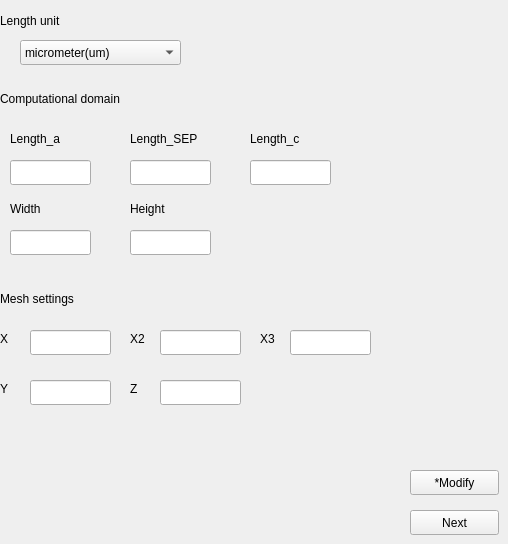
   <widget class="QWidget" name="tab">
    <attribute name="title">
     <string>Geometry-&gt;</string>
    </attribute>
    <widget class="QComboBox" name="unit_select_box">
     <property name="geometry">
      <rect>
       <x>20</x>
       <y>40</y>
       <width>161</width>
       <height>25</height>
      </rect>
     </property>
     <item>
      <property name="text">
       <string>micrometer(um)</string>
      </property>
     </item>
     <item>
      <property name="text">
       <string>millimeter(mm)</string>
      </property>
     </item>
     <item>
      <property name="text">
       <string>meter(m)</string>
      </property>
     </item>
    </widget>
    <widget class="QLabel" name="label">
     <property name="geometry">
      <rect>
       <x>0</x>
       <y>10</y>
       <width>141</width>
       <height>21</height>
      </rect>
     </property>
     <property name="text">
      <string>Length unit</string>
     </property>
    </widget>
    <widget class="QLabel" name="label_5">
     <property name="geometry">
      <rect>
       <x>130</x>
       <y>200</y>
       <width>71</width>
       <height>17</height>
      </rect>
     </property>
     <property name="text">
      <string>Height</string>
     </property>
    </widget>
    <widget class="QLineEdit" name="length_lineEdit">
     <property name="geometry">
      <rect>
       <x>10</x>
       <y>160</y>
       <width>81</width>
       <height>25</height>
      </rect>
     </property>
    </widget>
    <widget class="QLineEdit" name="width_lineEdit">
     <property name="geometry">
      <rect>
       <x>10</x>
       <y>230</y>
       <width>81</width>
       <height>25</height>
      </rect>
     </property>
    </widget>
    <widget class="QLabel" name="label_4">
     <property name="geometry">
      <rect>
       <x>10</x>
       <y>200</y>
       <width>61</width>
       <height>17</height>
      </rect>
     </property>
     <property name="text">
      <string>Width</string>
     </property>
    </widget>
    <widget class="QLabel" name="label_2">
     <property name="geometry">
      <rect>
       <x>0</x>
       <y>90</y>
       <width>231</width>
       <height>17</height>
      </rect>
     </property>
     <property name="text">
      <string>Computational domain</string>
     </property>
    </widget>
    <widget class="QLabel" name="label_3">
     <property name="geometry">
      <rect>
       <x>10</x>
       <y>130</y>
       <width>91</width>
       <height>17</height>
      </rect>
     </property>
     <property name="text">
      <string>Length_a</string>
     </property>
    </widget>
    <widget class="QLineEdit" name="height_lineEdit">
     <property name="geometry">
      <rect>
       <x>130</x>
       <y>230</y>
       <width>81</width>
       <height>25</height>
      </rect>
     </property>
    </widget>
    <widget class="QLineEdit" name="length2_lineEdit">
     <property name="geometry">
      <rect>
       <x>130</x>
       <y>160</y>
       <width>81</width>
       <height>25</height>
      </rect>
     </property>
    </widget>
    <widget class="QLineEdit" name="z_divide_lineEdit">
     <property name="geometry">
      <rect>
       <x>160</x>
       <y>380</y>
       <width>81</width>
       <height>25</height>
      </rect>
     </property>
    </widget>
    <widget class="QLabel" name="label_8">
     <property name="geometry">
      <rect>
       <x>0</x>
       <y>330</y>
       <width>16</width>
       <height>17</height>
      </rect>
     </property>
     <property name="text">
      <string>X</string>
     </property>
    </widget>
    <widget class="QLabel" name="label_9">
     <property name="geometry">
      <rect>
       <x>0</x>
       <y>380</y>
       <width>16</width>
       <height>17</height>
      </rect>
     </property>
     <property name="text">
      <string>Y</string>
     </property>
    </widget>
    <widget class="QLabel" name="label_10">
     <property name="geometry">
      <rect>
       <x>130</x>
       <y>380</y>
       <width>16</width>
       <height>17</height>
      </rect>
     </property>
     <property name="text">
      <string>Z</string>
     </property>
    </widget>
    <widget class="QLineEdit" name="x_divide_lineEdit">
     <property name="geometry">
      <rect>
       <x>30</x>
       <y>330</y>
       <width>81</width>
       <height>25</height>
      </rect>
     </property>
    </widget>
    <widget class="QLabel" name="label_7">
     <property name="geometry">
      <rect>
       <x>0</x>
       <y>290</y>
       <width>231</width>
       <height>17</height>
      </rect>
     </property>
     <property name="text">
      <string>Mesh settings</string>
     </property>
    </widget>
    <widget class="QLineEdit" name="y_divide_lineEdit">
     <property name="geometry">
      <rect>
       <x>30</x>
       <y>380</y>
       <width>81</width>
       <height>25</height>
      </rect>
     </property>
    </widget>
    <widget class="QPushButton" name="change_geometry_button">
     <property name="geometry">
      <rect>
       <x>410</x>
       <y>470</y>
       <width>89</width>
       <height>25</height>
      </rect>
     </property>
     <property name="text">
      <string>*Modify</string>
     </property>
    </widget>
    <widget class="QPushButton" name="run_geometry_button">
     <property name="geometry">
      <rect>
       <x>410</x>
       <y>510</y>
       <width>89</width>
       <height>25</height>
      </rect>
     </property>
     <property name="text">
      <string>Next</string>
     </property>
    </widget>
    <widget class="QLabel" name="label_31">
     <property name="geometry">
      <rect>
       <x>130</x>
       <y>130</y>
       <width>111</width>
       <height>17</height>
      </rect>
     </property>
     <property name="text">
      <string>Length_SEP</string>
     </property>
    </widget>
    <widget class="QLabel" name="label_34">
     <property name="geometry">
      <rect>
       <x>130</x>
       <y>330</y>
       <width>21</width>
       <height>17</height>
      </rect>
     </property>
     <property name="text">
      <string>X2</string>
     </property>
    </widget>
    <widget class="QLineEdit" name="x2_divide_lineEdit">
     <property name="geometry">
      <rect>
       <x>160</x>
       <y>330</y>
       <width>81</width>
       <height>25</height>
      </rect>
     </property>
    </widget>
    <widget class="QLineEdit" name="length3_lineEdit">
     <property name="geometry">
      <rect>
       <x>250</x>
       <y>160</y>
       <width>81</width>
       <height>25</height>
      </rect>
     </property>
    </widget>
    <widget class="QLabel" name="label_44">
     <property name="geometry">
      <rect>
       <x>250</x>
       <y>130</y>
       <width>101</width>
       <height>17</height>
      </rect>
     </property>
     <property name="text">
      <string>Length_c</string>
     </property>
    </widget>
    <widget class="QLabel" name="label_45">
     <property name="geometry">
      <rect>
       <x>260</x>
       <y>330</y>
       <width>21</width>
       <height>17</height>
      </rect>
     </property>
     <property name="text">
      <string>X3</string>
     </property>
    </widget>
    <widget class="QLineEdit" name="x3_divide_lineEdit">
     <property name="geometry">
      <rect>
       <x>290</x>
       <y>330</y>
       <width>81</width>
       <height>25</height>
      </rect>
     </property>
    </widget>
   </widget>
